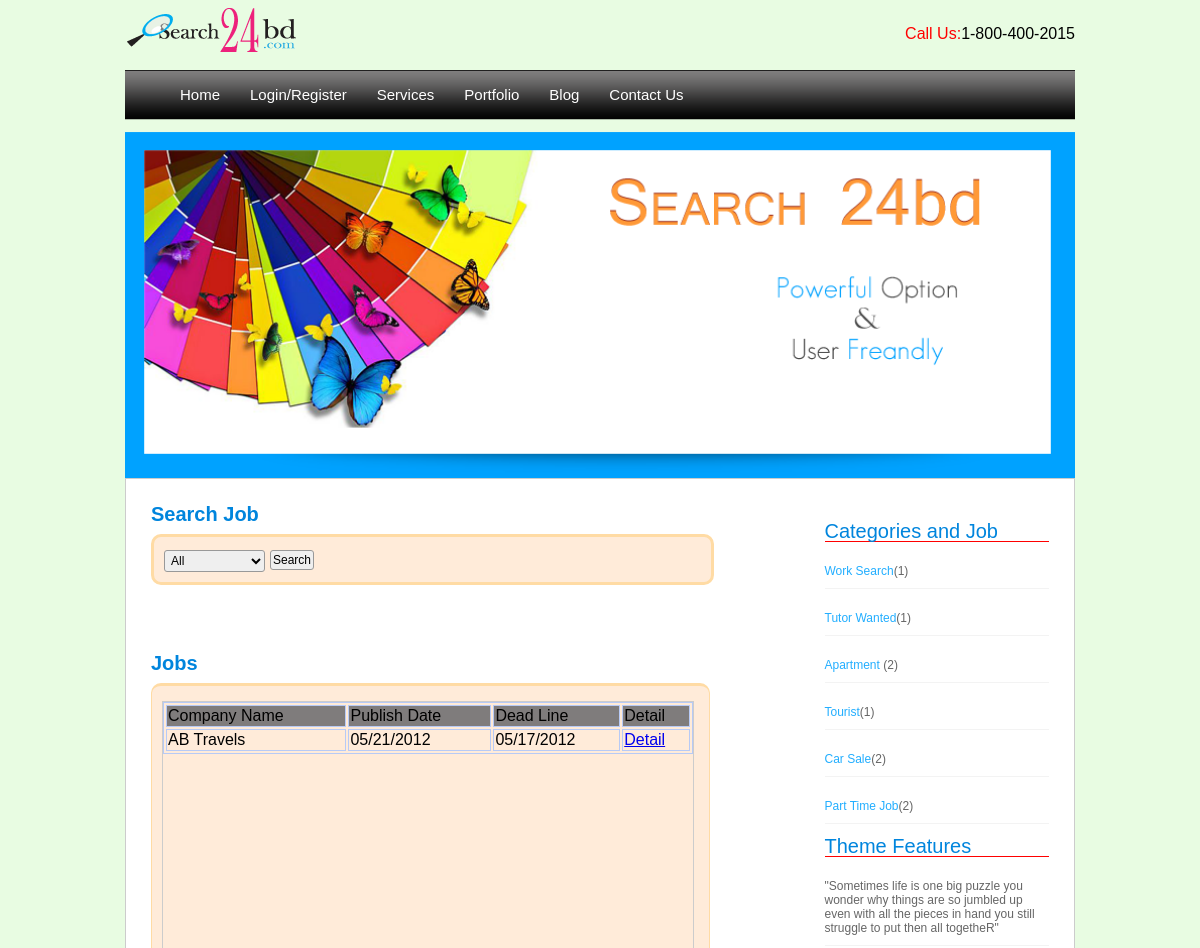
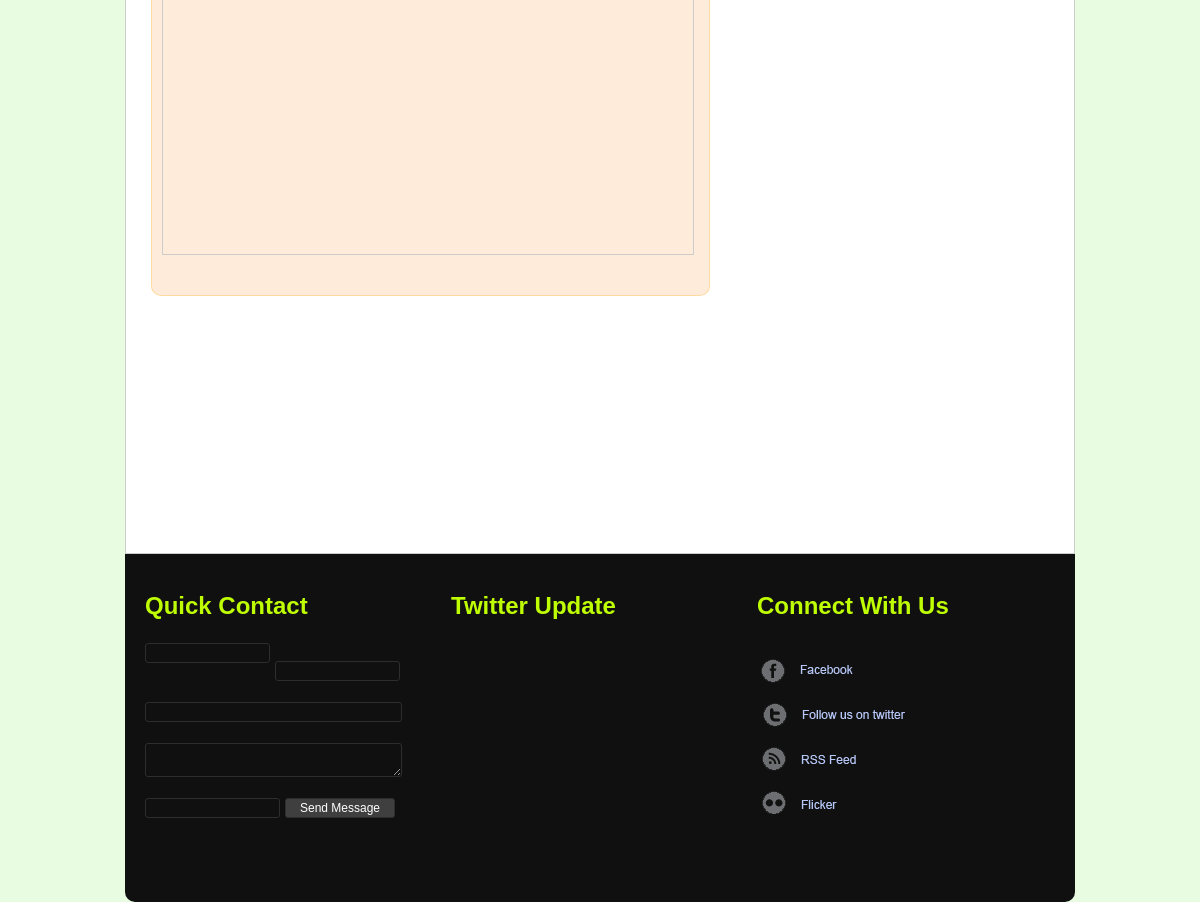
The app's page /home/category_navigation_link/4 with its own data (2 pictures, top to bottom).
### tables this page shows
CREATE TABLE IF NOT EXISTS `advertise` (
  `add_id` int(11) NOT NULL AUTO_INCREMENT,
  `user_id` int(11) NOT NULL,
  `cat_id` int(11) NOT NULL,
  `company_name` varchar(100) NOT NULL,
  `description` text NOT NULL,
  `publish_date` varchar(20) NOT NULL,
  `dead_line` varchar(20) NOT NULL,
  `url` varchar(50) NOT NULL,
  `status` int(11) NOT NULL DEFAULT '1',
  `image` varchar(50) NOT NULL,
  PRIMARY KEY (`add_id`)
);

### application/controllers/home.php (called while the page is built, shortened)
<?php
class home extends Controller {
    function home() {
        $this->load->model('home_model');
        $this->load->model('mod_login');
    }
    function category_navigation_link($id='') {
        $data['base'] = $this->config->item('base_url');
        $total = $this->home_model->message_count($id);
        $per_pg = 2;
        $offset = $this->uri->segment(4);
        $this->load->library('pagination');
        $config['base_url'] = $data['base'] . '/index.php/home/category_navigation_link/' . $id;
        $config['total_rows'] = $total;
        $config['per_page'] = $per_pg;
        $config['full_tag_open'] = '<div id="pagination">';
        $config['full_tag_close'] = '</div>';
        $this->pagination->initialize($config);
        $data['pagination'] = $this->pagination->create_links();
        $data['nav'] = $this->home_model->publish_navi();
        $data['option'] = $this->home_model->get_category_option();
        $data['qu'] = $this->home_model->get_all($per_pg, $offset, $id);
        $data['dir'] = 'home';
        $data['page'] = 'category_navigation';
        $data['action'] = '';
        $this->load->view('main', $data);
    }
}

### system/codeigniter/CodeIgniter.php (called while the page is built, shortened)
<?php  if ( ! defined('BASEPATH')) exit('No direct script access allowed');
$EXT =& load_class('Hooks');
$EXT->_call_hook('pre_system');
$URI =& load_class('URI');
$RTR =& load_class('Router');
$method = $RTR->fetch_method();
$EXT->_call_hook('pre_controller');
$CI = new $class();
if ($RTR->scaffolding_request === TRUE)
{
	if ($EXT->_call_hook('scaffolding_override') === FALSE)
	{
		$CI->_ci_scaffolding();
	}
}
else
{
	if (method_exists($CI, '_remap'))
	{
		$CI->_remap($method);
	}
	else
	{
		call_user_func_array(array(&$CI, $method), array_slice($URI->rsegments, 2));
	}
}

### index.php (called while the page is built, shortened)
<?php
require_once BASEPATH.'codeigniter/CodeIgniter'.EXT;

### system/codeigniter/Base5.php (called while the page is built)
<?php  if ( ! defined('BASEPATH')) exit('No direct script access allowed');
class CI_Base {
	private static $instance;
	public function CI_Base()
	{
		self::$instance =& $this;
	}
	public static function &get_instance()
	{
		return self::$instance;
	}
}
function &get_instance()
{
	return CI_Base::get_instance();
}

### application/models/home_model.php (the view, shortened to what this page needs)
<?php
class home_model extends Model {
    function publish_navi() {
        $sql = "SELECT count( advertise.add_id ) AS Number, category.cat_name,advertise.cat_id FROM advertise, category
                WHERE category.cat_id = advertise.cat_id AND advertise.status = 1 GROUP BY advertise.cat_id";
        $query = $this->db->query($sql);
        $result = $query->result_array();
        return $result;
    }
    public function get_all($per_pg, $offset, $id) {
        $this->db->order_by('add_id', 'desc');
        $query = $this->db->get_where('advertise', array('cat_id' => $id));
        return $query->result_array();
    }
}
?>

### application/models/home_model.php (the view, shortened to what this page needs)
<?php
class home_model extends Model {
    function publish_navi() {
        $sql = "SELECT count( advertise.add_id ) AS Number, category.cat_name,advertise.cat_id FROM advertise, category
                WHERE category.cat_id = advertise.cat_id AND advertise.status = 1 GROUP BY advertise.cat_id";
        $query = $this->db->query($sql);
        $result = $query->result_array();
        return $result;
    }
    public function get_all($per_pg, $offset, $id) {
        $this->db->order_by('add_id', 'desc');
        $query = $this->db->get_where('advertise', array('cat_id' => $id));
        return $query->result_array();
    }
}
?>

### application/views/home/category_navigation.php (shortened to what this page needs)
<div id="content">
    <div class="formarea">
        <form id="valid_user_login" method="POST" action="<?= site_url() ?>home/search_category/" >
            <h2>Search Job</h2>
            <div class="subfieldsset1">
                <div>
                    <select id="country" name="category">
                        <option value="all">All</option>
                    </select>
                    <input value="Search" name="submit_search" type="submit"/>
                </div><br>
            </div>
            <br>
        </form>
        <br><br><br>
        <div id="2-column">
            <div id="right_col">
                <h2>Categories and Job</h2>
                <?php
                   for($i = 0;$i < count($nav);$i++)
                   {
                ?>
                <p><a href="<?=site_url().'home/category_navigation_link/'.$nav[$i]['cat_id'];?>"><?=$nav[$i]['cat_name'];?></a>(<?=$nav[$i]['Number'];?>)</p>
                <?php
                   }
                ?>
                <h2>Theme Features</h2>
                <span>
                    <p>"Sometimes life is one big puzzle you wonder why things are so jumbled up
                    even with all the pieces in hand you still struggle to put then all togetheR"</p>
                </span>
            </div>
                        <h2>Jobs</h2>
                        <div class="subfieldsset3">
                            <div style="height: 500px; width: 530px; overflow-x: hidden; overflow-y: scroll; border: 1px solid #ccc; margin-top: 5px;">
                                <table style="border: 1px solid #B7CAF6;" width="100%">
                                    <tr  style="background-color: #7F7C7C">
                                        <td style="border: 1px solid #B7CAF6;">Company Name</td>
                                        <td style="border: 1px solid #B7CAF6;">Publish Date</td>
                                        <td style="border: 1px solid #B7CAF6;">Dead Line</td>
                                        <td style="border: 1px solid #B7CAF6;">Detail</td>
                                    </tr>
                                <?php
                                  for($i=0;$i<count($qu);$i++)
                                  {
                                ?>
                                    <tr>
                                        <td style="border: 1px solid #B7CAF6;"><?=$qu[$i]['company_name'];?></td>
                                        <td style="border: 1px solid #B7CAF6;"><?=$qu[$i]['publish_date'];?></td>
                                        <td style="border: 1px solid #B7CAF6;"><?=$qu[$i]['dead_line'];?></td>
                                        <td style="border: 1px solid #B7CAF6;">
                                            <a href="<?=site_url().'home/job_detail/'.$qu[$i]['add_id'];?>">Detail</a>
                                        </td>
                                    </tr>
                                <?}?>
                                </table>
                            </div>
                        </div>
            <br>
        </div>
    </div>
</div>

### styles/style1.css (style rules this page uses)
#content { height:1000px;border:0px solid red; }
#right_col { float:right; width:25%; margin-top: -132px; }
#right_col h2 { font-weight:normal; border-bottom:1px solid red; }
#right_col p { border-bottom:1px solid #F3F3F3; }
#right_col p a { text-decoration:none; color:#22AEFF; }
.formarea .subfieldsset3 { -moz-border-radius:10px; -webkit-border-radius:10px; border-top-width:3px; border-right-width:1px; border-bottom-width:1px; border-left-width:1px; border-top-style:solid; border-right-style:solid; border-bottom-style:solid; border-left-style:solid; border-top-color:#FFDBA4; border-right-color:#FFDBA4; border-bottom-color:#FFDBA4; border-left-color:#FFDBA4; background-color:#FFEBD9; padding:10px; width: 537px; height: 537px; }
.formarea { background-color: #FFFFFF; border: 1px solid #CCCCCC; border-radious: -22px 10px 10px 10px; float: left; font-size: 12px; margin: -22px auto; padding: 25px; position: relative; width: 898px; height: 972px; -moz-border-radius:-22px; -webkit-border-radius:-22px; }
body { margin-left:0px;margin-top:0px;margin-right:0px;margin-bottom:0px;background-color:#E8FCE2; }
body,td,th { font-family:Arial,Helvetica,sans-serif; }
.formarea h2 { line-height:100%;color:#0085DD;margin:0px 0px 10px 0px;font-size:20px; }
.formarea p { padding:10px 0px;color:#666666 }
.formarea .subfieldsset1 { -moz-border-radius:10px; -webkit-border-radius:10px; border-top-style:solid; border-right-style:solid; border-bottom-style:solid; border-left-style:solid; border-top-color:#FFDBA4; border-right-color:#FFDBA4; border-bottom-color:#FFDBA4; border-left-color:#FFDBA4; background-color:#FFEBD9; padding:10px; width: 537px; }
input,select,textarea { float:left;font-family:Arial,Helvetica,sans-serif;font-size:12px;padding:2px; border:1px solid #999999;-moz-border-radius:3px;-webkit-border-radius:3px;margin:3px 5px 0px 0px; }

### records on screen
advertise: company_name "AB Travels", publish_date "05/21/2012", dead_line "05/17/2012"

### other values on screen
$nav[$i]['cat_name'] "Work Search"
$nav[$i]['Number'] "1"
$nav[$i]['cat_name'] "Tutor Wanted"
$nav[$i]['cat_name'] "Apartment"
$nav[$i]['Number'] "2"
$nav[$i]['cat_name'] "Tourist"
$nav[$i]['cat_name'] "Car Sale"
$nav[$i]['cat_name'] "Part Time Job"
